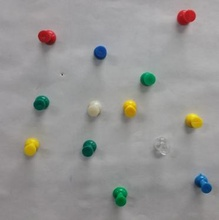
%> input picture input/TestImgResized.jpg, 219 x 220 px, shrunk from 372 x 374 before the run
$ octave hw0.m   (GNU Octave 9; MATLAB toolbox functions it lacks are replaced by stand-ins)
%> lines starting %> are read from the running program, lines starting %| are printed output that depends on the picture; in (x1, y1, x2, y2) boxes, pixels count from 0 and x2, y2 are one past the last pixel; in counts of white or black regions, pixels touching at a corner belong together; the program's own positions count from 1
%%%%%%%%%%%%%%%%%%%%%%%%%%%%%%%%%%%%%%%%%%%%%%%%%%%%%%%%%%%%%%%%%%%%%%%%%%%
% This is Homework 0. The objective of this assignment is to identify the
% different coloured pins on a white background. If possible, also identify
% the white and transparent pins.
%
% Submitted by: Ashwin Goyal
% University ID: 115526297
%%%%%%%%%%%%%%%%%%%%%%%%%%%%%%%%%%%%%%%%%%%%%%%%%%%%%%%%%%%%%%%%%%%%%%%%%%%

% Read Image
I = imread('../input/TestImgResized.jpg');
%> I is the input picture: size 220x219x3 uint8; mean R, G, B 150.4, 149.8, 148.3
Ioriginal = I;

% Sharpen Image
I = imsharpen(I);

% RGB to Grayscale
Igray = rgb2gray(I);
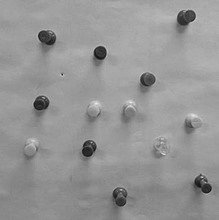
%> Igray: size 220x219 uint8; min 18, max 234, mean 149.9

% Edge Detection
Idetect = edge(Igray);
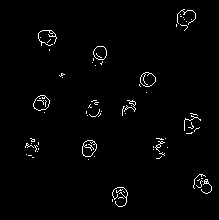
%> Idetect: size 220x219 logical; 1.7% white in thin lines or dots, all inside (x1, y1, x2, y2) = (25, 9, 212, 207)

% Morphological Operators
Idetect = bwmorph(Idetect,'fill');
Idetect = bwmorph(Idetect,'clean');
Idetect = bwmorph(Idetect,'close');
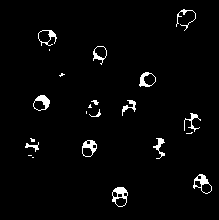
%> Idetect: size 220x219 logical; 2.7% white; 22 white regions (8 under 20 px), largest, box (x1, y1, x2, y2) and area: (112, 187, 128, 207) 149, (193, 174, 212, 194) 130, (33, 95, 50, 111) 124

% Identify all Pins
count = 0;
pin = 0;
notPin = [];
whiteSpace = [];
indexUsed = [];
for i=1:size(Idetect,1)
    for j=1:size(Idetect,2)
        if ~isempty(indexUsed)
            if any((i>=indexUsed(:,1))&(j>=indexUsed(:,2))&(i<=indexUsed(:,3))&(j<=indexUsed(:,4)))
                continue;
            end
        end
        if Idetect(i,j)
            for k=i:i+40
                if (k > size(Idetect,1))
                    continue;
                end
                for l=j-40:j+40
                    if (l < 1)||(l > size(Idetect,2))
                        continue;
                    end
                    if Idetect(k,l)
                        count = count+1;
                        whiteSpace(count,:) = [k l];
                    end
                end
            end
            pin = pin+1;
            indexUsed(pin,:) = [min(whiteSpace) max(whiteSpace)];
            if (count < 100)
                notPin = [notPin;pin];
            end
            count = 0;
            whiteSpace = [];
        end
    end
end
%> after the loop, count = 0; indexUsed = 12 rows, first 8: [10 177 31 196; 31 39 51 57; 47 60 77 107; 73 123 113 156; 96 34 111 50; 101 87 141 134; 114 154 154 201; 139 26 158 39]; notPin = [1; 2; 3; 8]; pin = 12

figure
imshow(Ioriginal)
hold on

% Count Colours
redCount = 0;
greenCount = 0;
blueCount = 0;
yellowCount = 0;
whiteCount = 0;
for i=1:size(indexUsed,1)
    if ~any(i == notPin)
        Icrop = imcrop(I,[indexUsed(i,2) indexUsed(i,1) indexUsed(i,4)-indexUsed(i,2) indexUsed(i,3)-indexUsed(i,1)]);
        Ibin = imbinarize(Icrop);
        if sum(sum(Ibin(:,:,1))) > 0.75*numel(Ibin(:,:,1))
            isRed = true;
        else
            isRed = false;
        end
        if sum(sum(Ibin(:,:,2))) > 0.61*numel(Ibin(:,:,2))
            isGreen = true;
        else
            isGreen = false;
        end
        if sum(sum(Ibin(:,:,3))) > 0.75*numel(Ibin(:,:,3))
            isBlue = true;
        else
            isBlue = false;
        end
        x = [indexUsed(i,2); indexUsed(i,4); indexUsed(i,4); indexUsed(i,2)];
        y = [indexUsed(i,1); indexUsed(i,1); indexUsed(i,3); indexUsed(i,3)];
        if (isRed)&&(~isGreen)&&(~isBlue)
            redCount = redCount + 1;
            patch(x,y,'red','FaceAlpha',0.5);
        elseif (~isRed)&&(isGreen)&&(~isBlue)
            greenCount = greenCount + 1;
            patch(x,y,'green','FaceAlpha',0.5);
        elseif (~isRed)&&(~isGreen)&&(isBlue)
            blueCount = blueCount + 1;
            patch(x,y,'blue','FaceAlpha',0.5);
        elseif (isRed)&&(isGreen)&&(~isBlue)
            yellowCount = yellowCount + 1;
            patch(x,y,'yellow','FaceAlpha',0.5);
        else
            whiteCount = whiteCount + 1;
            patch(x,y,'white','FaceAlpha',0.5);
        end
    end
end
%> this loop made 12 passes
%> (isRed, isGreen, isBlue, x, y, blueCount) on pass 11: (false, false, true, [194; 212; 212; 194], [175; 175; 194; 194], 1)
%> (isRed, isGreen, isBlue, x, y, greenCount) on pass 12: (false, true, false, [113; 128; 128; 113], [188; 188; 207; 207], 1)
%> after the loop, redCount = 0; yellowCount = 0
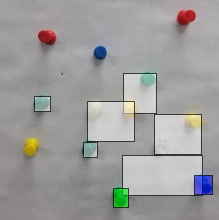
%> figure redrawn from the program's plot data
% Save the figure
saveas(gcf,'../output/Identified_Pins.jpg')
disp(['There are ' num2str(redCount) ' red pins.']);
%| There are 0 red pins.
disp(['There are ' num2str(greenCount) ' green pins.']);
%| There are 1 green pins.
disp(['There are ' num2str(blueCount) ' blue pins.']);
%| There are 1 blue pins.
disp(['There are ' num2str(yellowCount) ' yellow pins.']);
%| There are 0 yellow pins.
disp(['There are a total of ' num2str(redCount + greenCount + blueCount + yellowCount) ' coloured pins.']);
%| There are a total of 2 coloured pins.
disp(['There are ' num2str(whiteCount) ' white or transparent pins.']);
%| There are 6 white or transparent pins.
